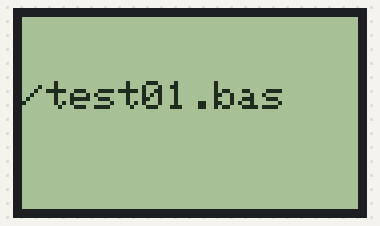
Bench run of a sketch on a simulated Arduino Uno, built with avr-gcc and run on an emulated ATmega328P. Parts: 84×48 one-colour display. The display library's start-up logo is not drawn; storage starts empty; what the sketch prints to the serial monitor is not drawn.

Above: at 3.2 s.
At 4.2 s:
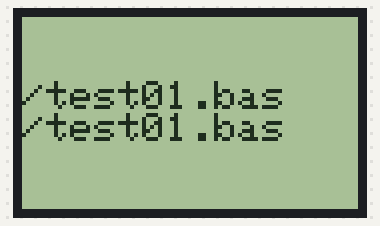
At 5.2 s:
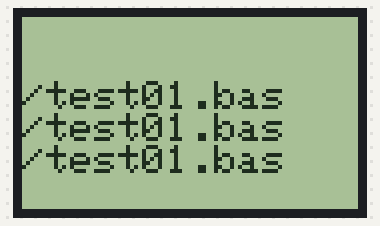
At 6.3 s:
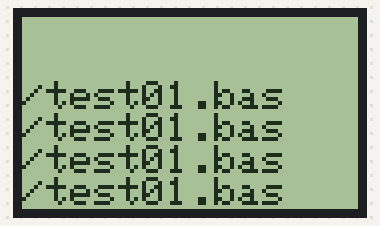

The sketch:

esp12-pcd8544-FILEtest.ino
```cpp
#include <SPI.h>
#include <Adafruit_GFX.h>
#include <Adafruit_PCD8544.h>
#include "spiffs/spiffs.h"
#include <FS.h>

// ESP8266 Software SPI (slower updates, more flexible pin options):
// pin 14 - Serial clock out (SCLK)
// pin 13 - Serial data out (DIN)
// pin 12 - Data/Command select (D/C)
// pin 5 - LCD chip select (CS)
// pin 4 - LCD reset (RST)
//Adafruit_PCD8544 display = Adafruit_PCD8544(14, 13, 12, 5, 4);

Adafruit_PCD8544 display = Adafruit_PCD8544(14, 13, 12, 5, 4);

#define NUMFLAKES 10
#define XPOS 0
#define YPOS 1
#define DELTAY 2


#define LOGO16_GLCD_HEIGHT 16
#define LOGO16_GLCD_WIDTH  16

static const unsigned char PROGMEM logo16_glcd_bmp[] =
{ B00000000, B11000000,
  B00000001, B11000000,
  B00000001, B11000000,
  B00000011, B11100000,
  B11110011, B11100000,
  B11111110, B11111000,
  B01111110, B11111111,
  B00110011, B10011111,
  B00011111, B11111100,
  B00001101, B01110000,
  B00011011, B10100000,
  B00111111, B11100000,
  B00111111, B11110000,
  B01111100, B11110000,
  B01110000, B01110000,
  B00000000, B00110000 };

void setup()   {
  Serial.begin(115200);
  SPIFFS.begin();
  display.begin();
  // init done

  // you can change the contrast around to adapt the display
  // for the best viewing!
  display.setContrast(60);

  display.display(); // show splashscreen
  delay(2000);
display.println("ready to write file!");
  display.clearDisplay();   // clears the screen and buffer
  display.display(); // show splashscreen

}


void loop() {
  Dir dir = SPIFFS.openDir(String(F("/") ));
  while (dir.next())
  {
   String fn = dir.fileName();
    Serial.println(fn);
    display.println(fn);
  display.display(); // show splashscreen
    delay(0);
  }
  File f = SPIFFS.open(String("/test01.bas"), "w");
  if (!f)
  {
    Serial.println(F("file save failed"));
    display.println(F("file save failed"));
  display.display(); // show splashscreen
    delay(0);
  }
  else
  {
    f.println("10 a=10");
    f.println("20 for i=a to 10");
    f.println("30 print i");
    f.println("40 next i\r");

    f.close();
  }

//File
  f = SPIFFS.open("/test01.bas", "r");
  if (!f)
  {
    Serial.println("file read failed  :");
    display.println("file read failed");
  display.display(); // show splashscreen
    delay(0);
  }
  else
  {
    Serial.println( f.readStringUntil('\r'));
    f.close();
  }

      Serial.println( "waiting");

    delay(1000);

}
```

Measured:
- what the display in image 0 shows lasts 1.1 s, from 3.1 s to 4.2 s
